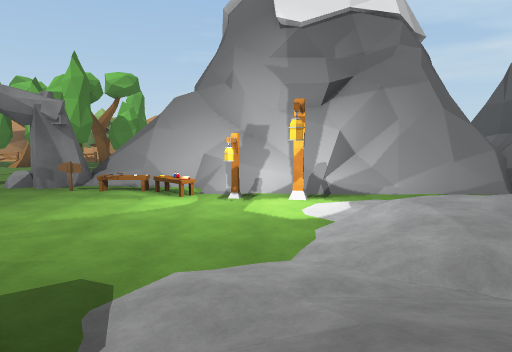
[1] (above)

17 first-person views from a walk through a scene from a Unity 3-D project. The camera is 1.2 m above the floor, tilts 6° down and sees 70° across. The floor is counted in squares, 2 m on a side. Each view is taken from the middle of a square. On the plan, view 1 faces up. The plan holds only what a view shows up to about 10 squares ahead; the rest is blank. The place goes on beyond the plan. The player character is not drawn. Some animated figures are left out. Some surface patterns are stand-ins.

[2]
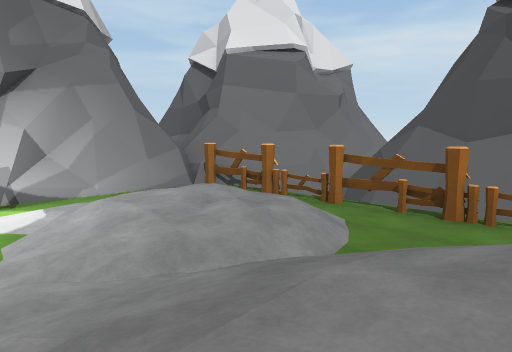

[3]
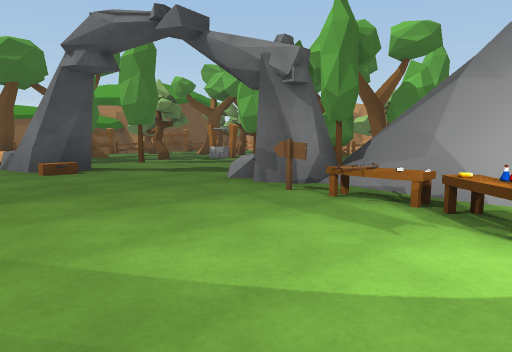

[4]
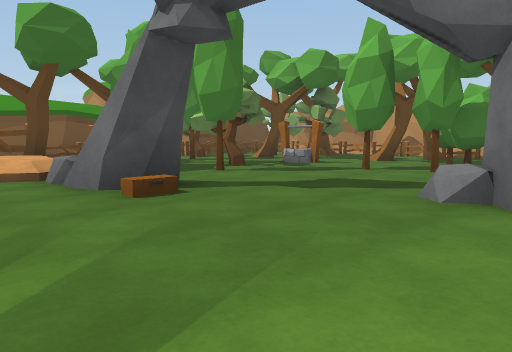

[5]
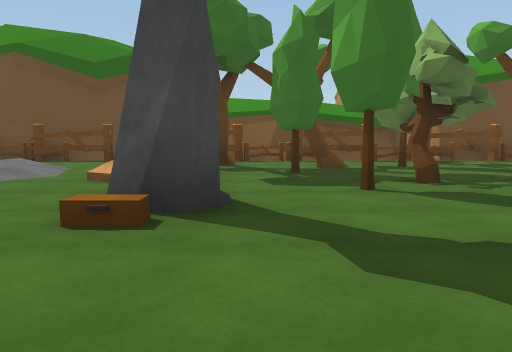

[6]
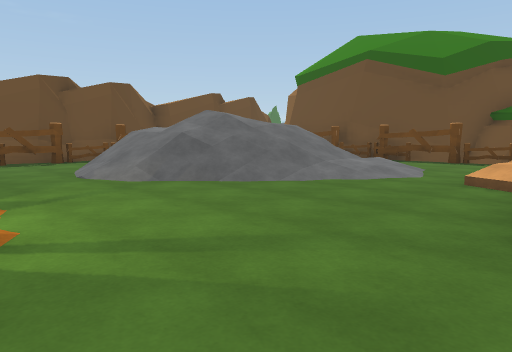

[7]
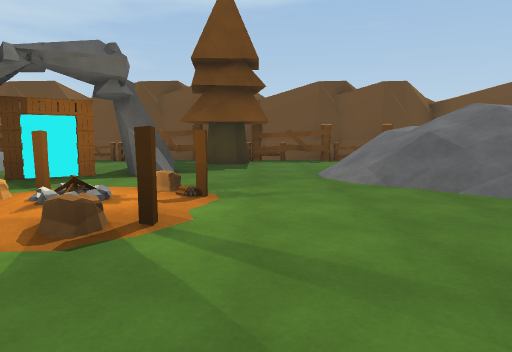

[8]
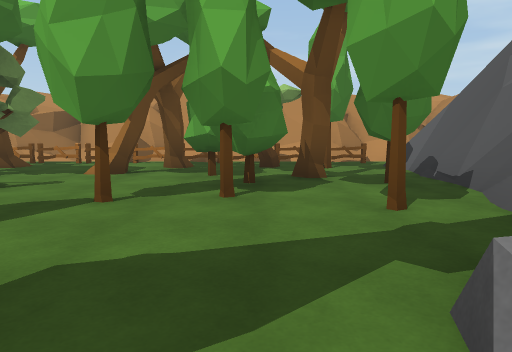

[9]
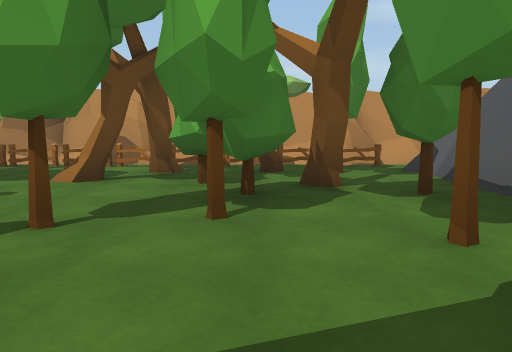

[10]
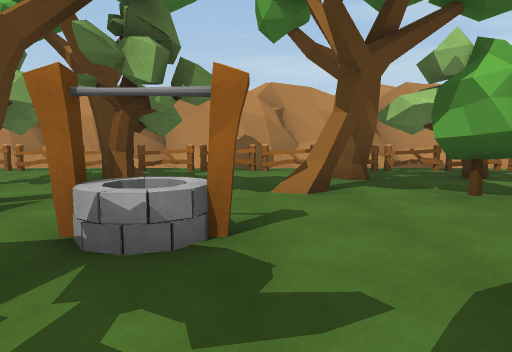

[11]
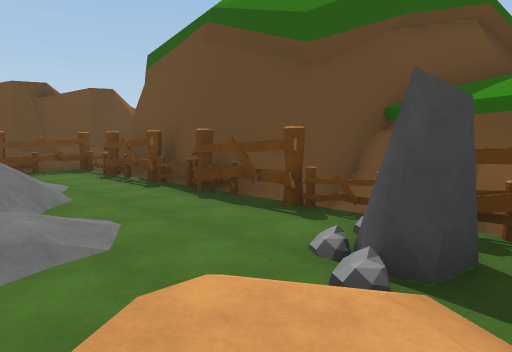

[12]
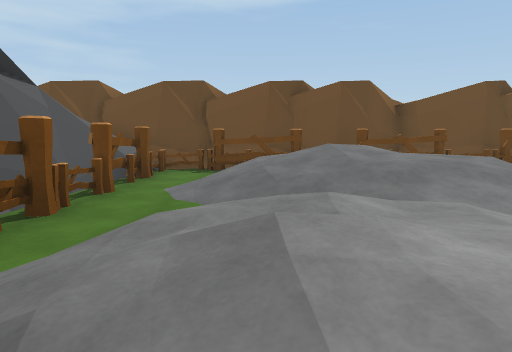

[13]
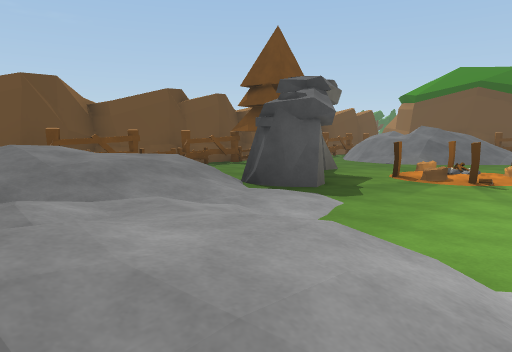

[14]
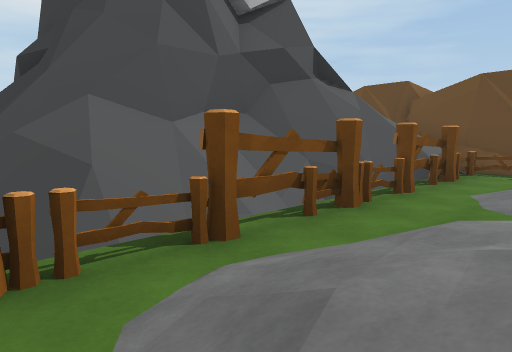

[15]
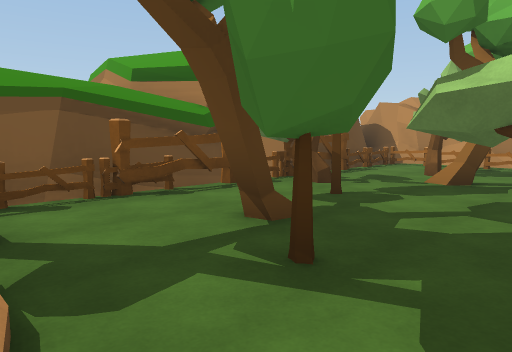

[16]
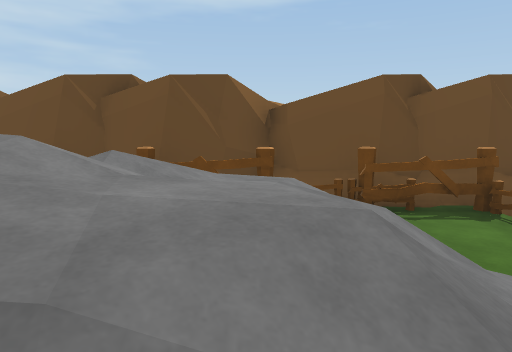

[17]
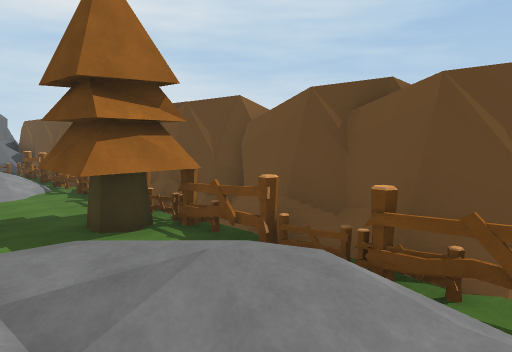

### Floor plan
Key: @ floor where view 1 was taken; # wall or solid block; . main floor; : floor 0.25 m higher than the main floor; - floor 1.25 m lower than the main floor; + floor 1.75 m higher than the main floor; / step, stairs or slope; = window, fence, low wall or low ledge; ^ raised ledge; v drop or lower ground; T tree; S sign; B bench; R streetlight; F fence; C rock; W well; L log; P pine tree; O other object.
Columns run from 16 left of view 1 to 8 right of it. Each row starts with its distance up from view 1.
 17   ############
 16   FFFFFFFF#FF#
 15  #F......TT..#
 14  #F.TTT.TTTT.#
 13  #....T.TTTT #
 12 ##F.T.....TTT#
 11 #TT...WW..T.##
 10 #v.T....#T.T##
  9 ##F..TT.....##
  8 ##F.TT.T...#############
  7  #F.........SBOO###=##+##
  6  #.T///C#.....OORR/...==#
  5  #FC///..........///.F vv
  4  #F........L.....////F v#
  3  #F.////...:L....////. ##
  2  #F./////..LL...////.F-##
  1  #..=////....OO/////.F-#
  0  #F///////..#O./@////Fv#
 -1  #F//////....../   //F##
 -2  #F. //=/......//   .F#
 -3  #FFFFFF.FFPFOFF.  F.F^
 -4  #######################

Where each view was taken, in squares from view 1:
view 1: 0 up, 0 right, facing up
view 2: 0 up, 0 right, facing up-right
view 3: 4 up, 1 left, facing up-left
view 4: 4 up, 4 left, facing up-left
view 5: 7 up, 5 left, facing left
view 6: 6 up, 5 left, facing down-left
view 7: 6 up, 6 left, facing down
view 8: 7 up, 6 left, facing up
view 9: 8 up, 6 left, facing up
view 10: 9 up, 9 left, facing up
view 11: 6 up, 11 left, facing down-left
view 12: 5 up, 3 right, facing down
view 13: 5 up, 3 right, facing down-left
view 14: 5 up, 3 right, facing down-right
view 15: 6 up, 10 left, facing up-left
view 16: 2 up, 11 left, facing down
view 17: 0 up, 11 left, facing down-right
